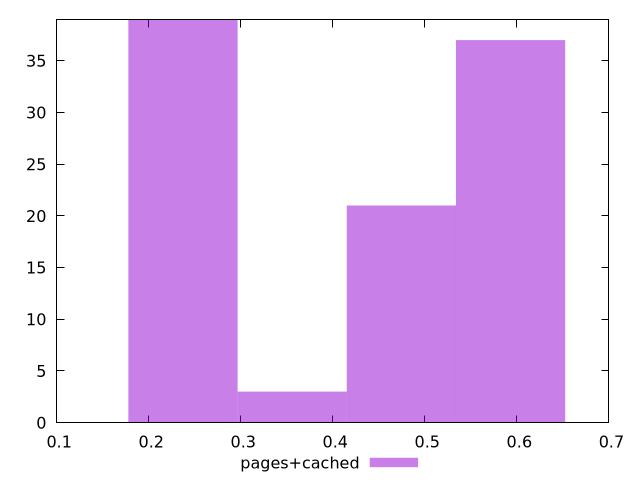

Source code (gnuplot):
$_pagesCached <<EOF
0.23727557388945916 39
0.5931889347236479 37
0.4745511477789183 21
0.35591336083418873 3
EOF
set key outside below
set terminal pngcairo
set output "report_00005_2020-11-02T22-26-11.212Z/cumulative-layout-shift/pages+cached//hist.png"
set yrange [0:39]
set boxwidth 0.11863778694472958
set style fill transparent solid 0.5 noborder
plot $_pagesCached title "pages+cached" with boxes ,
